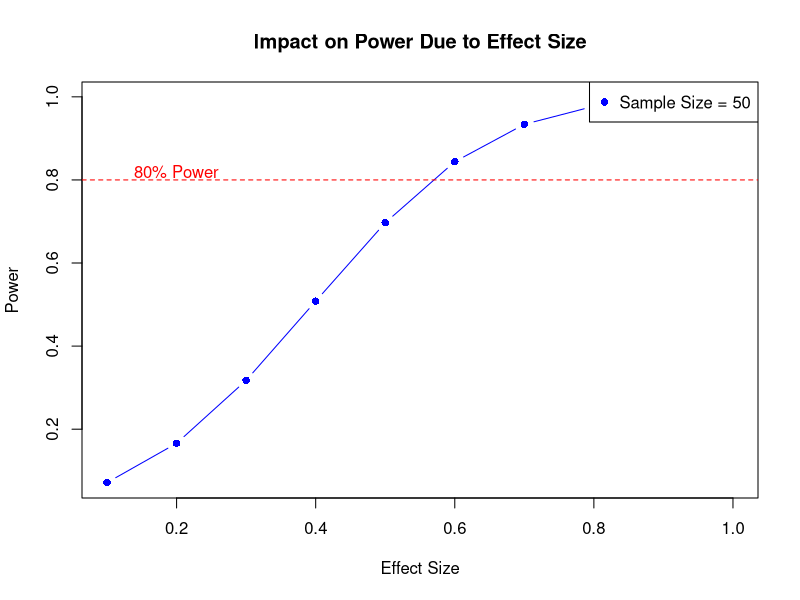

This chart was generated by the following R code:
# Function to calculate power for a two-sample t-test
calculate_power <- function(effect_sizes, sample_size, alpha = 0.05) {
  power_values <- numeric(length(effect_sizes))
  
  for (i in seq_along(effect_sizes)) {
    power_values[i] <- power.t.test(n = sample_size, delta = effect_sizes[i], sd = 1, sig.level = alpha, type = "two.sample")$power
  }
  
  return(power_values)
}

# Set a seed for reproducibility
set.seed(42)

# Define effect sizes and sample sizes
effect_sizes <- seq(0.1, 1, by = 0.1)
sample_size <- 50

# Calculate power for different effect sizes
power_values <- calculate_power(effect_sizes, sample_size)

# Plot the impact on power
plot(effect_sizes, power_values, type = "b", pch = 16, col = "blue",
     xlab = "Effect Size", ylab = "Power", main = "Impact on Power Due to Effect Size")

# Add a reference line for 80% power
abline(h = 0.8, col = "red", lty = 2)

# Add text to label the reference line
text(0.2, 0.82, "80% Power", col = "red")

# Add a legend
legend("topright", legend = paste("Sample Size =", sample_size), col = "blue", pch = 16)
